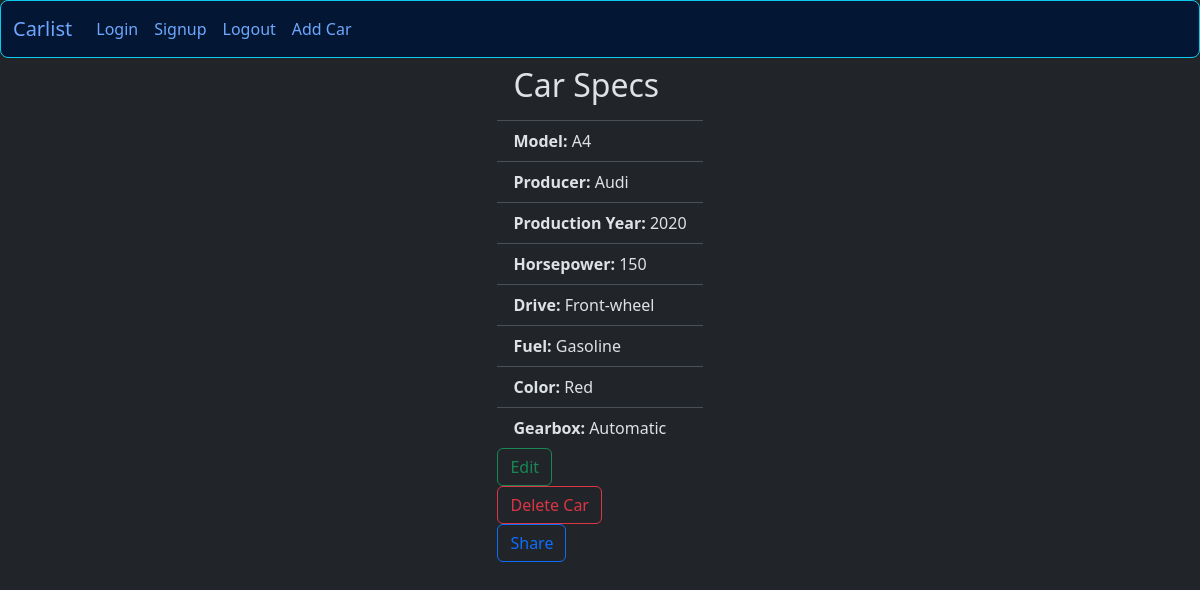
Page /details/1/ (signed in) on the committed database.
### models.py (models this page shows, shortened)
class Car(db.Model):
    id = db.Column(db.Integer, primary_key = True)
    owner = db.Column(db.Integer, db.ForeignKey("user.id") ,nullable  = False)
    model= db.Column(db.String(100), nullable  = False)
    producer= db.Column(db.String(100), nullable  = False)
    production_year = db.Column(db.Integer, nullable  = False)
    horsepower = db.Column(db.Integer, nullable  = False)
    drive= db.Column(db.String(100), nullable  = False)
    fuel= db.Column(db.String(100), nullable  = False)
    color= db.Column(db.String(100), nullable  = False)
    gearbox= db.Column(db.String(100), nullable  = False)

### main.py (the view)
@main.route('/details/<int:car_id>/')
def details(car_id):
    car = Car.query.get_or_404(car_id)
    return render_template('main/details.html', car=car)

### templates/main/details.html (shortened to what this page needs)
{% extends "base.html"%}
{% block content %}
<div>
        <ul class="list-group list-group-flush">
                <li class="list-group-item"><h2>Car Specs</h2></li>
                <li class="list-group-item"><strong>Model:</strong> {{ car.model }}</li>
                <li class="list-group-item"><strong>Producer:</strong> {{ car.producer }}</li>
                <li class="list-group-item"><strong>Production Year:</strong> {{ car.production_year }}</li>
                <li class="list-group-item"><strong>Horsepower:</strong> {{ car.horsepower }}</li>
                <li class="list-group-item"><strong>Drive:</strong> {{ car.drive }}</li>
                <li class="list-group-item"><strong>Fuel:</strong> {{ car.fuel }}</li>
                <li class="list-group-item"><strong>Color:</strong> {{ car.color }}</li>
                <li class="list-group-item"><strong>Gearbox:</strong> {{ car.gearbox }}</li>
            </ul>
        <a href="/details/{{ car.id }}/edit" class="btn btn-outline-success">Edit</a>
        <form method="POST" action="{{ url_for('main.delete', car_id=car.id ) }}">
                <input class="btn btn-outline-danger btn-close-white" type="submit" value="Delete Car"
                        onclick="return confirm('Are you sure you want to delete this entry?')">
        </form>
        <a href="/details/{{ car.id }}/share" class="btn btn-outline-primary">Share</a>
</div>
{% endblock %}

### rows in the picture
Car: model "A4", producer "Audi", production_year "2020", horsepower "150", drive "Front-wheel", fuel "Gasoline", color "Red", gearbox "Automatic"
